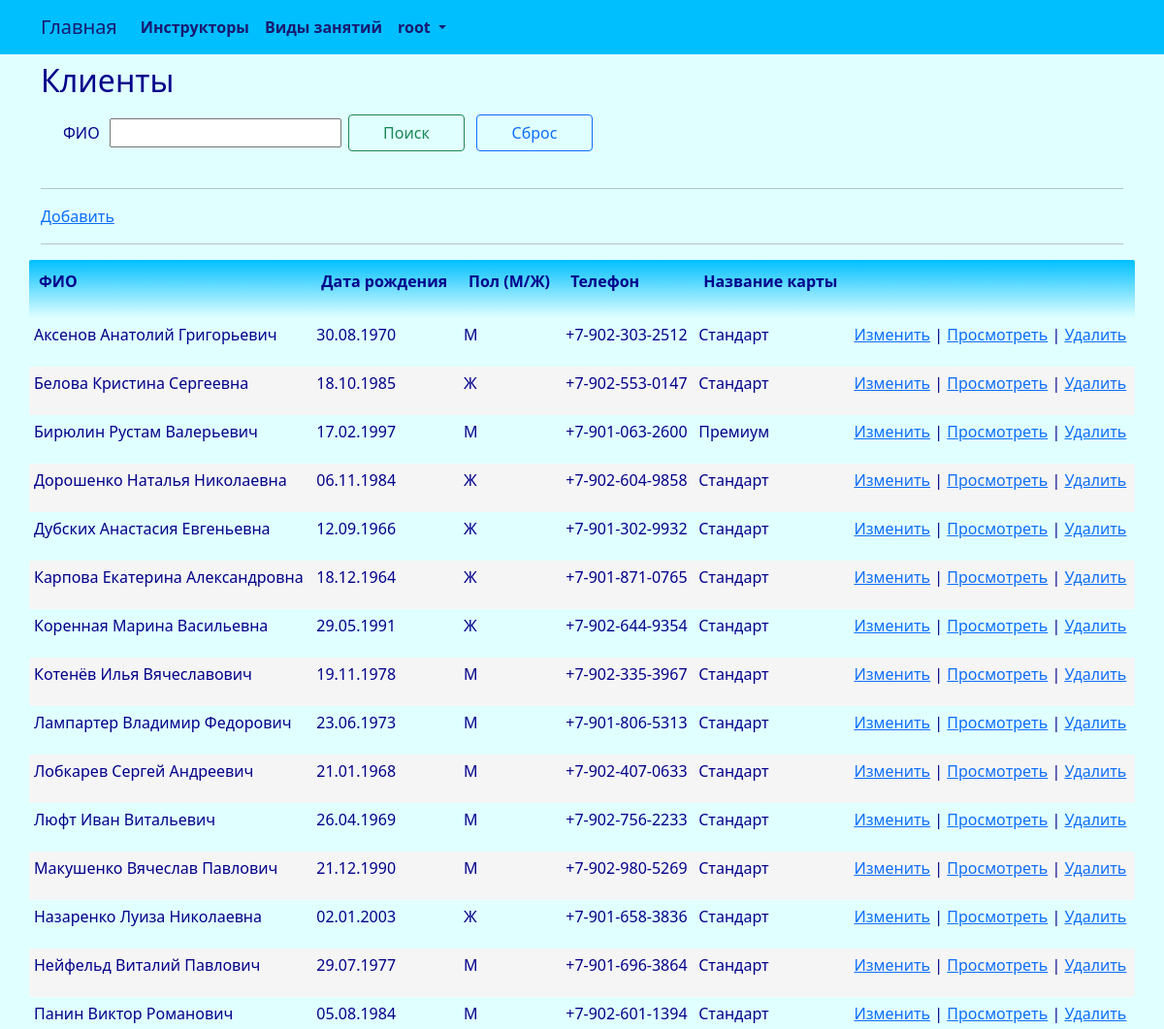
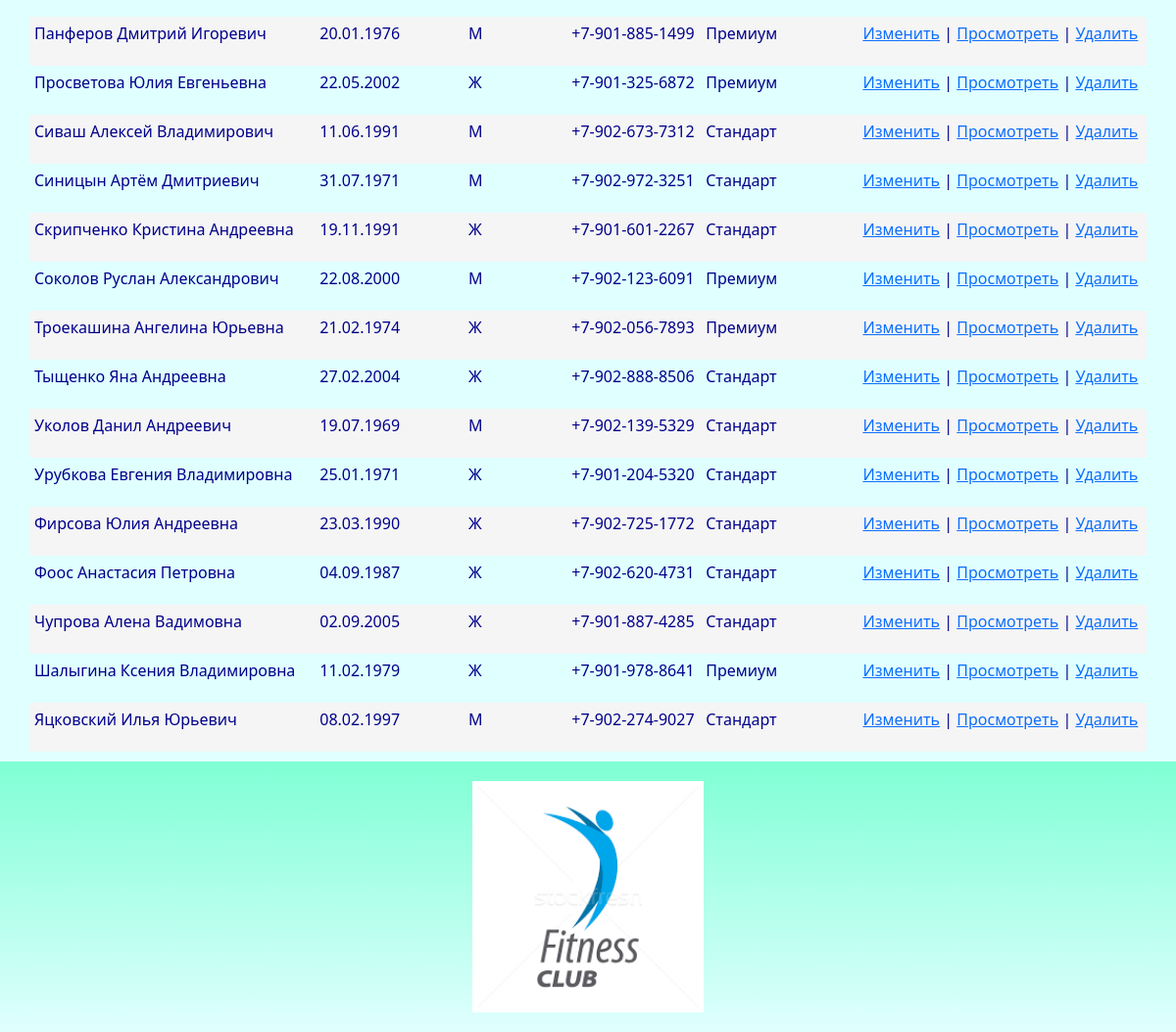
/client/index/ (signed in), run on the app's committed database (2 pictures, top to bottom).
### club/models.py (models this page shows, shortened)
class Client(models.Model):
    SEX_CHOICES = (
        ('М','М'),
        ('Ж', 'Ж'),
    )
    full_name = models.CharField(_('full_name'), max_length=128)
    birthday = models.DateTimeField(_('birthday'))
    sex = models.CharField(_('sex'), max_length=1, choices=SEX_CHOICES, default='М')
    phone = models.CharField(_('phone'), max_length=64)
    card = models.ForeignKey(Card, related_name='client_card', on_delete=models.CASCADE)
    class Meta:
        db_table = 'client'
        indexes = [
            models.Index(fields=['full_name']),
        ]
        ordering = ['full_name']

class Card(models.Model):
    card_title = models.CharField(_('card_title'), max_length=255, unique=True)
    class Meta:
        db_table = 'card'
        ordering = ['card_title']
    def __str__(self):
        return "{}".format(self.card_title)

### club/views.py (the view)
# urls.py: path('client/index/', views.client_index, name='client_index'),
@login_required
@user_passes_test(lambda u: u.is_superuser)
def client_index(request):
    try:
        client = Client.objects.all().order_by('full_name')
        if request.method == "POST":
            if 'searchBtn' in request.POST:
                title_search = request.POST.get("title_search")
                if title_search != '':
                    client = client.filter(full_name__contains = title_search)
                return render(request, "client/index.html", {"client": client,  "title_search": title_search })
            else:
                return render(request, "client/index.html", {"client": client, })
        else:
            return render(request, "client/index.html", {"client": client, })
        return render(request, "client/index.html", {"client": client,})
    except Exception as exception:
        print(exception)
        return HttpResponse(exception)

### templates/client/index.html (shortened to what this page needs)
{% extends "base.html" %}
{% load i18n %}
{% block content %}
<h2>{% trans "clients" %}</h2>
<div class="row" style="margin: 10px">
	<form method="POST" enctype="multipart/form-data">
		<table>
			<tbody>
				<tr>
					<td>
						<p>{% trans "full_name" %} &nbsp;</p>
					</td>
					<td>
						<p><input type="search" value="{{title_search}}" name="title_search"></p>
					</td>
					<td>
						<p><button class="btn btn-outline-success" name="searchBtn" style="width:120px; margin:5px">{% trans "Search" %}</button></p>
					</td>
					<td>
						<p><button class="btn btn-outline-primary" name="resetBtn" type="submit" onClick="window.location.reload();" style="width:120px; margin:5px">{% trans "Reset" %}</button></p>
					</td>
				</tr>
			</tbody>
		</table>
	</form>
</div>
<hr>
<p><a href="{% url 'client_create'%}">{% trans "Add" %}</a></p>
<hr>
{% if client.count > 0 %}
<div class="row">
	<table id="myTable" class="table-manager" style="width:100%">
		<thead>
			<tr>
				<th><p>{% trans "full_name" %}</p></th>
				<th><p>{% trans "birthday" %}</p></th>
				<th><p>{% trans "sex" %}</p></th>
				<th><p>{% trans "phone" %}</p></th>
				<th><p>{% trans "card_title" %}</p></th>
				<th><p></p></th>
			</tr>
		</thead>
		<tbody>
			{% for e in client %}
			<tr>
				<td>
					<p>{{ e.full_name }}</p>
				</td>
				<td><p>{{ e.birthday | date:"d.m.Y" }}</p></td>
				<td><p>{{ e.sex }}</p></td>
				<td><p>{{ e.phone }}</p></td>
				<td><p>{{ e.card }}</p></td>
				<td>
					<p>
					<a href="{% url 'client_edit' e.id %}">{% trans "Change" %}</a> |
					<a href="{% url 'client_read' e.id %}">{% trans "View" %}</a> |
					<a onclick="return confirm('Удалить запись?')" href="{% url 'client_delete' e.id %}">{% trans "Delete" %}</a>
					</p>
				</td>
			</tr>
			{% endfor %}
		</tbody>
	</table>
</div>
{% endif %}
{% endblock content %}

### templates/base.html (shortened to what this page needs)
<!DOCTYPE html>
{% load static %}
{% load i18n %}
<html>
	<head>
		<link rel="stylesheet" href="{% static 'css/bootstrap.min.css' %}">
		<link rel="stylesheet" href="{% static 'css/styles.css' %}" />
	</head>
	<nav class="navbar navbar-expand-lg justify-content-center">
		<div class="container">
			<div class="collapse navbar-collapse" id="mainMenu">
				<ul class="navbar-nav me-auto mb-2 mb-lg-0">
					<a class="navbar-brand" href="{{ HTTP_HOST }}/">{% trans "Home" %}</a>
					<li class="nav-item">
						<a class="nav-link" href="{% url 'instructor_list' %}">{% trans "instructors" %}</a>
					</li>
					<li class="nav-item">
						<a class="nav-link" href="{% url 'kind_list' %}">{% trans "kinds" %}</a>
					</li>
					{% if user.is_authenticated %}
					<li class="nav-item dropdown">
						<a class="nav-link dropdown-toggle" href="#" id="navbarDropdown" role="button" data-bs-toggle="dropdown" aria-expanded="false">
							{{ user.username }}
						</a>
					</li>
					{% else %}
					<form class="form-inline ml-auto">
						<a href="{% url 'login' %}" class="btn btn-outline-secondary">{% trans "Log In" %}</a>
						<a href="{% url 'signup' %}" class="btn btn-primary ml-2">{% trans "Sign up" %}</a>
					</form>
					{% endif %}
				</ul>
			</div>
		</div>
	</nav>
	<body>
		<div class="container">
			{% block content%}{% endblock content %}
		</div>
	</body>
	<footer class="container-fluid text-center bg-lightgray">
		<div class="copyrights">
			<img src="{% static 'images/logo.png' %}" alt="logo" style="height:256px; padding: 10px;">
		</div>
	</footer>
</html>

### static/css/styles.css (style rules this page uses)
:root { --navbar-background-color: DeepSkyBlue; --navbar-text-color: MidnightBlue; --main-background-color-light: LightCyan; --main-background-color-dark: DeepSkyBlue; --main-text-color: DarkBlue; --main-header-color: DarkBlue; --main-text-attention-color: Purple; --footer-background-color-light: LightCyan; --footer-background-color-dark: Aquamarine; --footer-text-color: Teal; --card-background-color-light: LightCyan; --card-background-color-dark: DeepSkyBlue; --card-text-color: SeaGreen; --table-background-color-light: LightCyan; --table-background-color-dark: #F5F5F5; --table-text-color: DarkBlue; --star-size: 30px; --star-color: LightYellow; --star-background: Yellow ; }
.navbar { background-color: var(--navbar-background-color); color: var(--navbar-text-color); }
.navbar .navbar-nav, .navbar .navbar-nav .navbar-text { color: var(--navbar-text-color); }
.navbar ul { background-color: var(--navbar-background-color); color: var(--navbar-text-color); }
.navbar li { background-color: var(--navbar-background-color); color: var(--navbar-text-color); }
.navbar a { background-color: var(--navbar-background-color); color: var(--navbar-text-color); }
.navbar-brand { background-color: var(--navbar-background-color); color: var(--navbar-text-color); }
.nav-item { background-color: var(--navbar-background-color); color: var(--navbar-text-color); font-weight: bold; }
body { background-color: var(--main-background-color-light); }
h1, h2, h3, h4, h5, h6 { color: var(--main-header-color); }
p, ul, li, label { color: var(--main-text-color); }
.table-manager { background-color: var(--main-background-color-light); width: 100%; }
.table-manager tbody { background-color: var(--main-background-color-light); border: none; margin-top: 20px; margin-bottom: 20px; }
.table-manager thead th { color: var(--main-text-color); font-weight: bold; text-align: left; padding: 10px; background-image: linear-gradient(top, var(--main-background-color-dark), var(--main-background-color-light)); background-image: -o-linear-gradient(top, var(--main-background-color-dark), var(--main-background-color-light)); background-image: -moz-linear-gradient(top, var(--main-background-color-dark), var(--main-background-color-light)); background-image: -webkit-linear-gradient(top, var(--main-background-color-dark), var(--main-background-color-light)); }
.table-manager thead tr th:first-child { border-radius: 2px 0 0 2px; }
.table-manager thead tr th:last-child { border-radius: 0 2px 2px 0; }
.table-manager tbody td { text-align: left; border: none; padding: 5px 5px; vertical-align: top; }
.table-manager tbody tr:nth-child(odd) { background: var(--table-background-color-light); }
.table-manager tbody tr:nth-child(even) { background: var(--table-background-color-dark); }
.table-manager tbody tr td:first-child { border-radius: 2px 0 0 2px; }
.table-manager tbody tr td:last-child { border-radius: 0 2px 2px 0; }
footer { background-image: linear-gradient(top, var(--footer-background-color-dark), var(--footer-background-color-light)); background-image: -o-linear-gradient(top, var(--footer-background-color-dark), var(--footer-background-color-light)); background-image: -moz-linear-gradient(top, var(--footer-background-color-dark), var(--footer-background-color-light)); background-image: -webkit-linear-gradient(top, var(--footer-background-color-dark), var(--footer-background-color-light)); margin-top: 10px; padding: 10px; }

### data on the page
Client: full_name "Аксенов Анатолий Григорьевич", birthday "30.08.1970", sex "М", phone "+7-902-303-2512", card "Стандарт"
Client: full_name "Белова Кристина Сергеевна", birthday "18.10.1985", sex "Ж", phone "+7-902-553-0147", card "Стандарт"
Client: full_name "Бирюлин Рустам Валерьевич", birthday "17.02.1997", sex "М", phone "+7-901-063-2600", card "Премиум"
Client: full_name "Дорошенко Наталья Николаевна", birthday "06.11.1984", sex "Ж", phone "+7-902-604-9858", card "Стандарт"
Client: full_name "Дубских Анастасия Евгеньевна", birthday "12.09.1966", sex "Ж", phone "+7-901-302-9932", card "Стандарт"
Client: full_name "Карпова Екатерина Александровна", birthday "18.12.1964", sex "Ж", phone "+7-901-871-0765", card "Стандарт"
Client: full_name "Коренная Марина Васильевна", birthday "29.05.1991", sex "Ж", phone "+7-902-644-9354", card "Стандарт"
Client: full_name "Котенёв Илья Вячеславович", birthday "19.11.1978", sex "М", phone "+7-902-335-3967", card "Стандарт"
Client: full_name "Лампартер Владимир Федорович", birthday "23.06.1973", sex "М", phone "+7-901-806-5313", card "Стандарт"
Client: full_name "Лобкарев Сергей Андреевич", birthday "21.01.1968", sex "М", phone "+7-902-407-0633", card "Стандарт"
Client: full_name "Люфт Иван Витальевич", birthday "26.04.1969", sex "М", phone "+7-902-756-2233", card "Стандарт"
Client: full_name "Макушенко Вячеслав Павлович", birthday "21.12.1990", sex "М", phone "+7-902-980-5269", card "Стандарт"
Client: full_name "Назаренко Луиза Николаевна", birthday "02.01.2003", sex "Ж", phone "+7-901-658-3836", card "Стандарт"
Client: full_name "Нейфельд Виталий Павлович", birthday "29.07.1977", sex "М", phone "+7-901-696-3864", card "Стандарт"
Client: full_name "Панин Виктор Романович", birthday "05.08.1984", sex "М", phone "+7-902-601-1394", card "Стандарт"
Client: full_name "Панферов Дмитрий Игоревич", birthday "20.01.1976", sex "М", phone "+7-901-885-1499", card "Премиум"
Client: full_name "Просветова Юлия Евгеньевна", birthday "22.05.2002", sex "Ж", phone "+7-901-325-6872", card "Премиум"
Client: full_name "Сиваш Алексей Владимирович", birthday "11.06.1991", sex "М", phone "+7-902-673-7312", card "Стандарт"
Client: full_name "Синицын Артём Дмитриевич", birthday "31.07.1971", sex "М", phone "+7-902-972-3251", card "Стандарт"
Client: full_name "Скрипченко Кристина Андреевна", birthday "19.11.1991", sex "Ж", phone "+7-901-601-2267", card "Стандарт"
Client: full_name "Соколов Руслан Александрович", birthday "22.08.2000", sex "М", phone "+7-902-123-6091", card "Премиум"
Client: full_name "Троекашина Ангелина Юрьевна", birthday "21.02.1974", sex "Ж", phone "+7-902-056-7893", card "Премиум"
Client: full_name "Тыщенко Яна Андреевна", birthday "27.02.2004", sex "Ж", phone "+7-902-888-8506", card "Стандарт"
Client: full_name "Уколов Данил Андреевич", birthday "19.07.1969", sex "М", phone "+7-902-139-5329", card "Стандарт"
Client: full_name "Урубкова Евгения Владимировна", birthday "25.01.1971", sex "Ж", phone "+7-901-204-5320", card "Стандарт"
Client: full_name "Фирсова Юлия Андреевна", birthday "23.03.1990", sex "Ж", phone "+7-902-725-1772", card "Стандарт"
Client: full_name "Фоос Анастасия Петровна", birthday "04.09.1987", sex "Ж", phone "+7-902-620-4731", card "Стандарт"
Client: full_name "Чупрова Алена Вадимовна", birthday "02.09.2005", sex "Ж", phone "+7-901-887-4285", card "Стандарт"
Client: full_name "Шалыгина Ксения Владимировна", birthday "11.02.1979", sex "Ж", phone "+7-901-978-8641", card "Премиум"
Client: full_name "Яцковский Илья Юрьевич", birthday "08.02.1997", sex "М", phone "+7-902-274-9027", card "Стандарт"

### other printed values
{{ user.username }} "root"
